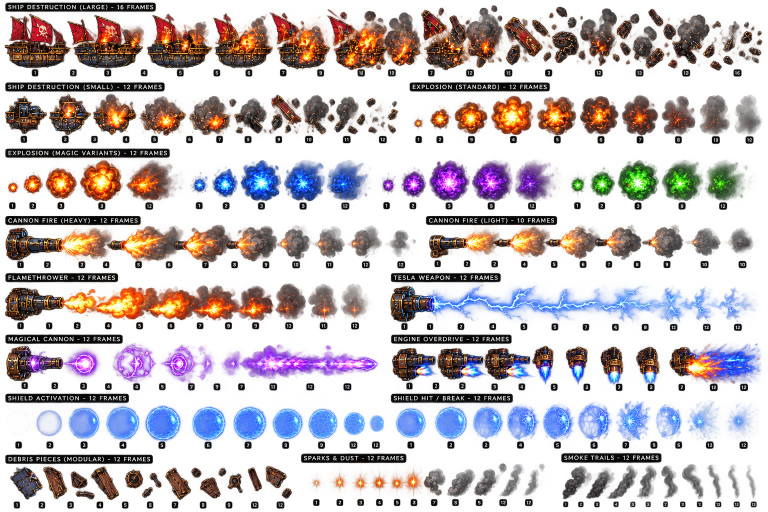
#> input picture assets/art/source/uploads/fx-explosions-weapons-shields.png, 1536 x 1024 px (shown at 1/2 size)
$ python build_fx_strips.py
#> lines starting #> are read from the running program, lines starting #| are printed output that depends on the picture
"""Cuts frame-sequence rows out of the uploaded FX sheet into even strips for js/fx.js.

Each row's frames sit at uneven spacing with small number labels under them, so every frame is
found as a connected blob in the row's band, labels dropped, then centred in an equal square cell.
Writes assets/art/fx/<name>.png (one row of cells) and js/fxstrips.js (frame counts and sizes).

    python3 tools/build_fx_strips.py
"""
import json
import os

import numpy as np
from PIL import Image
from scipy import ndimage

ROOT = os.path.dirname(os.path.dirname(os.path.abspath(__file__)))
SHEET = os.path.join(ROOT, 'assets/art/source/uploads/fx-explosions-weapons-shields.png')
OUT = os.path.join(ROOT, 'assets/art/fx')
CELL = 96

# name: (x0, y0, x1, y1) of the row's frames on the sheet (labels underneath are filtered out).
# The bands stop just above the number labels and below the row titles.
ROWS = {
    'explosion': (815, 189, 1536, 271),
    'magic-blue': (372, 318, 748, 403),
    'magic-purple': (752, 318, 1122, 403),
    'magic-green': (1132, 318, 1500, 403),
    'shield-up': (60, 809, 778, 881),
    'shield-break': (780, 809, 1536, 881),
}


def frames(sheet, box):
    x0, y0, x1, y1 = box
    crop = sheet.crop(box)
    a = np.array(crop)[..., 3]
    lab, _ = ndimage.label(ndimage.binary_dilation(a > 24, iterations=1))
    blobs = []
    for i, o in enumerate(ndimage.find_objects(lab)):
        h, w = o[0].stop - o[0].start, o[1].stop - o[1].start
        # Number labels: short boxes sitting at the bottom of the band.
        if h < 22 or (o[0].start > (y1 - y0) - 26 and h < 30):
            continue
        blobs.append([o[1].start, o[0].start, o[1].stop, o[0].stop])
    blobs.sort()
    # Join blobs that overlap sideways (one frame broken into puffs).
    merged = []
    for b in blobs:
        if merged and b[0] < merged[-1][2] - 4:
            m = merged[-1]
            merged[-1] = [min(m[0], b[0]), min(m[1], b[1]), max(m[2], b[2]), max(m[3], b[3])]
        else:
            merged.append(b)
    # A blob much wider than it is tall is several touching frames: split it evenly.
    split = []
    for bx0, by0, bx1, by1 in merged:
        n = max(1, round((bx1 - bx0) / max(1, by1 - by0)))
        step = (bx1 - bx0) / n
        split += [[round(bx0 + k * step), by0, round(bx0 + (k + 1) * step), by1] for k in range(n)]
    # One cell size for the whole row, so frames keep their sizes relative to each other.
    side = max(max(b[2] - b[0], b[3] - b[1]) for b in split)
    out = []
    for bx0, by0, bx1, by1 in split:
        f = crop.crop((bx0, by0, bx1, by1))
        cell = Image.new('RGBA', (side, side), (0, 0, 0, 0))
        cell.paste(f, ((side - f.width) // 2, (side - f.height) // 2))
        out.append(cell.resize((CELL, CELL), Image.LANCZOS))
    return out


def main():
    sheet = Image.open(SHEET).convert('RGBA')
#> sheet is the input picture: PIL image 1536x1024 RGBA; mean R, G, B, A 77.5, 62.7, 78, 84.6
    os.makedirs(OUT, exist_ok=True)
    meta = {}
    for name, box in ROWS.items():
        fr = frames(sheet, box)
        strip = Image.new('RGBA', (CELL * len(fr), CELL), (0, 0, 0, 0))
        for i, f in enumerate(fr):
            strip.paste(f, (i * CELL, 0))
        strip.save(os.path.join(OUT, f'{name}.png'), optimize=True)
        meta[name] = {'frames': len(fr), 'cell': CELL}
        print(name, len(fr))
#> this loop made 6 passes
#| explosion 10
#| magic-blue 5
#| magic-purple 5
#| magic-green 5
#| shield-up 10
#| shield-break 10
#> pass 1, in frames, `crop = sheet.crop(box)`:
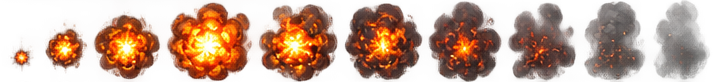
#> crop: PIL image 721x82 RGBA; mean R, G, B, A 105.7, 55.7, 30, 115.1; transparent parts drawn white
#> pass 1, in frames, `a = np.array(crop)[..., 3]`:
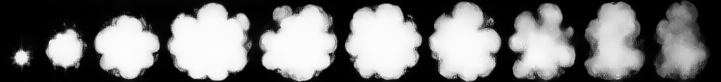
#> a: shape (82, 721); min 0, max 253, mean 115.1
#> pass 1, in frames, `lab, _ = ndimage.label(ndimage.binary_dilation(a > 24, iterations=1))`:
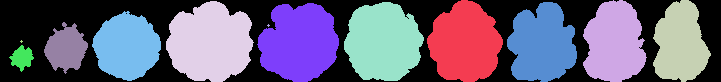
#> lab: shape (82, 721) int32; 13 distinct labels, from 0 to 12; one colour per label, 0 black
#> after the loop:
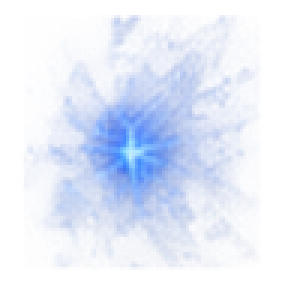
#> f: PIL image 96x96 RGBA (shown 3 times larger); mean R, G, B, A 34.8, 66.8, 142.4, 32.2; transparent parts drawn white
#> after the loop:
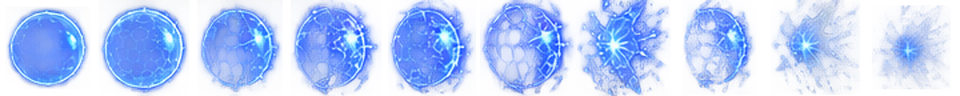
#> strip: PIL image 960x96 RGBA; mean R, G, B, A 51, 95.1, 198.9, 92; transparent parts drawn white
#> after the loop, meta = 6 items
    with open(os.path.join(ROOT, 'js/fxstrips.js'), 'w') as fh:
        fh.write('// Generated by tools/build_fx_strips.py: frame strips cut from the uploaded FX sheet.\n')
        fh.write(f'window.CardshipsFxStrips = {json.dumps(meta)};\n')


if __name__ == '__main__':
    main()

$ run again, with assets/art/source/uploads/airships-sheet.png copied over assets/art/source/uploads/fx-explosions-weapons-shields.png
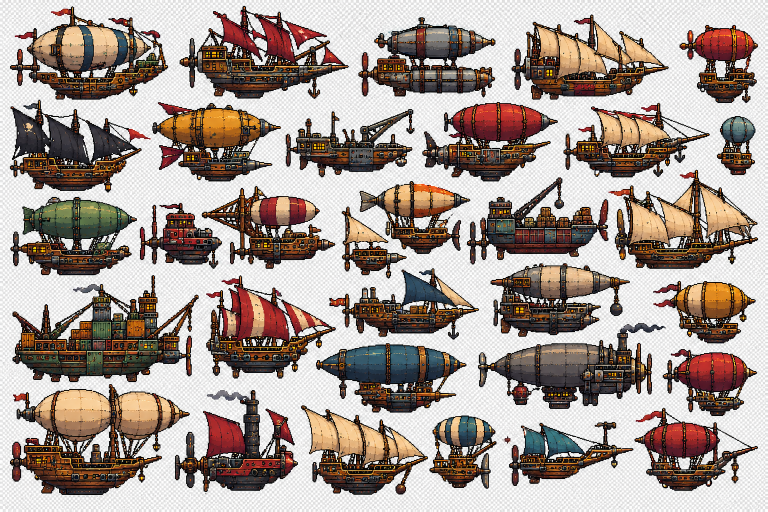
#> input picture assets/art/source/uploads/airships-sheet.png, 1536 x 1024 px (shown at 1/2 size)
#> the loop in main, `for name, box in ROWS.items():` made 6 passes
#| explosion 9
#| magic-blue 4
#| magic-purple 4
#| magic-green 4
#| shield-up 10
#> (further printed lines are left out)
#> pass 1, in frames, `crop = sheet.crop(box)`:
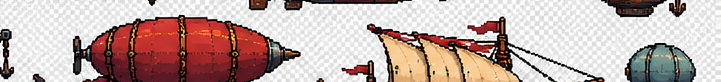
#> crop: PIL image 721x82 RGBA; mean R, G, B, A 193.5, 172.7, 168.5, 255
#> after the loop in main, `for name, box in ROWS.items():`:
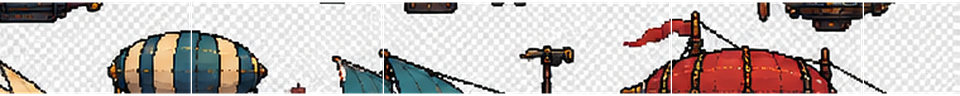
#> strip: PIL image 960x96 RGBA; mean R, G, B, A 187.9, 179.5, 177.5, 240.3; transparent parts drawn white
#> after the loop in main, `for name, box in ROWS.items():`: meta = 6 items
